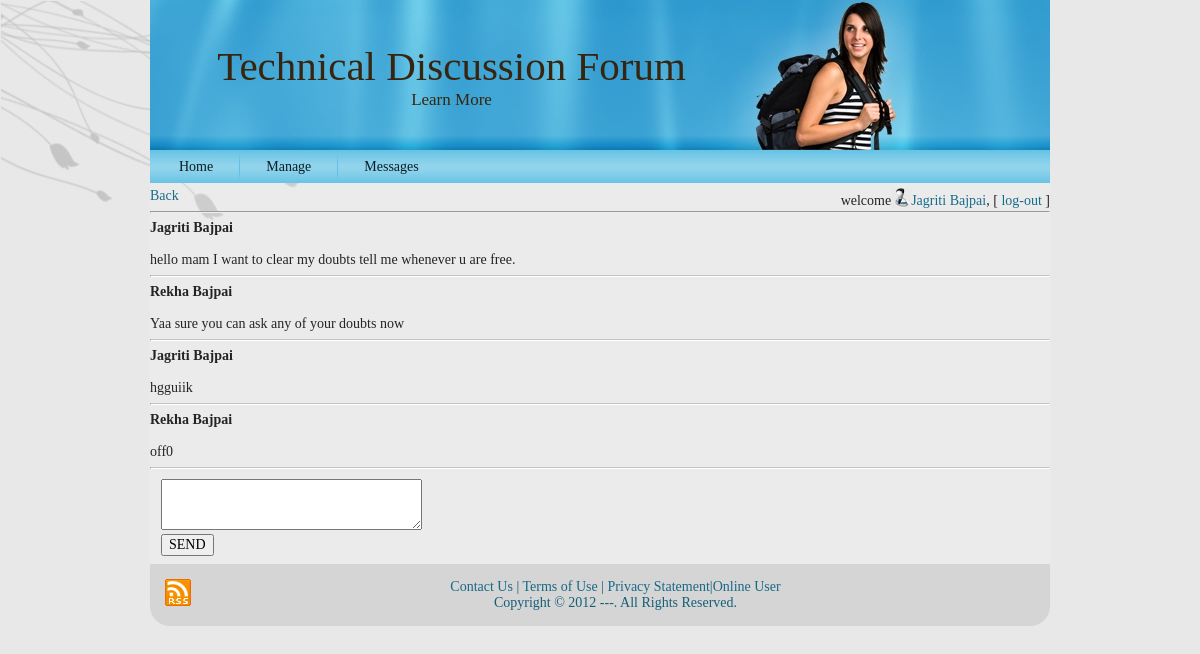
/admin/readmsg.php?id=24 (signed in), run on the app's committed database.
### tables this page shows
CREATE TABLE `chat` (
  `chatdetail_id` int(11) NOT NULL,
  `cdatetime` timestamp NOT NULL DEFAULT CURRENT_TIMESTAMP,
  `message` varchar(1000) NOT NULL,
  `user_id` int(11) NOT NULL,
  `chat_id` int(11) NOT NULL
);

### admin/utility.php (called while the page is built, shortened)
<?php
	function ExecuteQuery ($SQL)
	{
		$rows = mysql_query ($SQL);
		return $rows;
	}
?>

### admin/readmsg.php (the view, shortened to what this page needs)
<?php
	require("header.php");
	require("checkUser.php");
?>
<a href="javascript:void()" onclick="history.back()">Back</a>
<hr/>
<?php
	$rows = ExecuteQuery ("SELECT user_id_from, (select fullname from user where user_id=user_id_from) as fromname,  user_id_to, (select fullname from user where user_id=user_id_to) as toname FROM chatmaster where chat_id=$_GET[id]");
	$row = mysql_fetch_array ($rows);
	$fromid = $row["user_id_from"];
	$from = $row["fromname"];
	$to = $row["toname"];
	$sql = "SELECT * FROM chat WHERE chat_id=$_GET[id] ORDER BY cdatetime ASC";
	$rows = ExecuteQuery ($sql);
	while ($row = mysql_fetch_array($rows))
	{
		if ($row["user_id"] == $fromid)
			echo "<strong>$from</strong><br/><br/>";
		else
			echo "<strong>$to</strong><br/><br/>";
		echo "$row[message]";
		echo "<hr style='border-top:1px solid #c3c3c3; border-bottom:1px solid white'/>";
	}
?>
<form action="writemsg.php" method="POST" onsubmit="return check(this)">
<table>
<tr><td></td><td></td><td><textarea rows="3" cols="30" name="tt" ></textarea><span id='f' style="color: red;"></span></td></tr>
<tr><td></td><td></td><td><input type="submit" value="SEND" ></td></tr>
</table>
</form>
<?php require("footer.php");?>

### res/style.css (style rules this page uses)
body { margin: 0 auto; padding: 0; background-color: #E8E8E8; }
form { padding:0 !important; margin:0 !important; }
body { font-family: Georgia, "Times New Roman", Times, Serif; font-size: 14px; color: #242424; }
a { font-family: Georgia, "Times New Roman", Times, Serif; text-decoration: none; color: #186C8B; }
a:link { font-family: Georgia, "Times New Roman", Times, Serif; text-decoration: none; color: #186C8B; }
input, select { font-family: Georgia, "Times New Roman", Times, Serif; font-size: 14px; }

### data on the page
chat: from "Jagriti Bajpai", message "hello mam I want to clear my doubts tell me whenever u are free."
chat: to "Rekha Bajpai", message "Yaa sure you can ask any of your doubts now"
chat: from "Jagriti Bajpai", message "hgguiik"
chat: to "Rekha Bajpai", message "off0"

### other printed values
$_SESSION["fn"] "Jagriti Bajpai"
